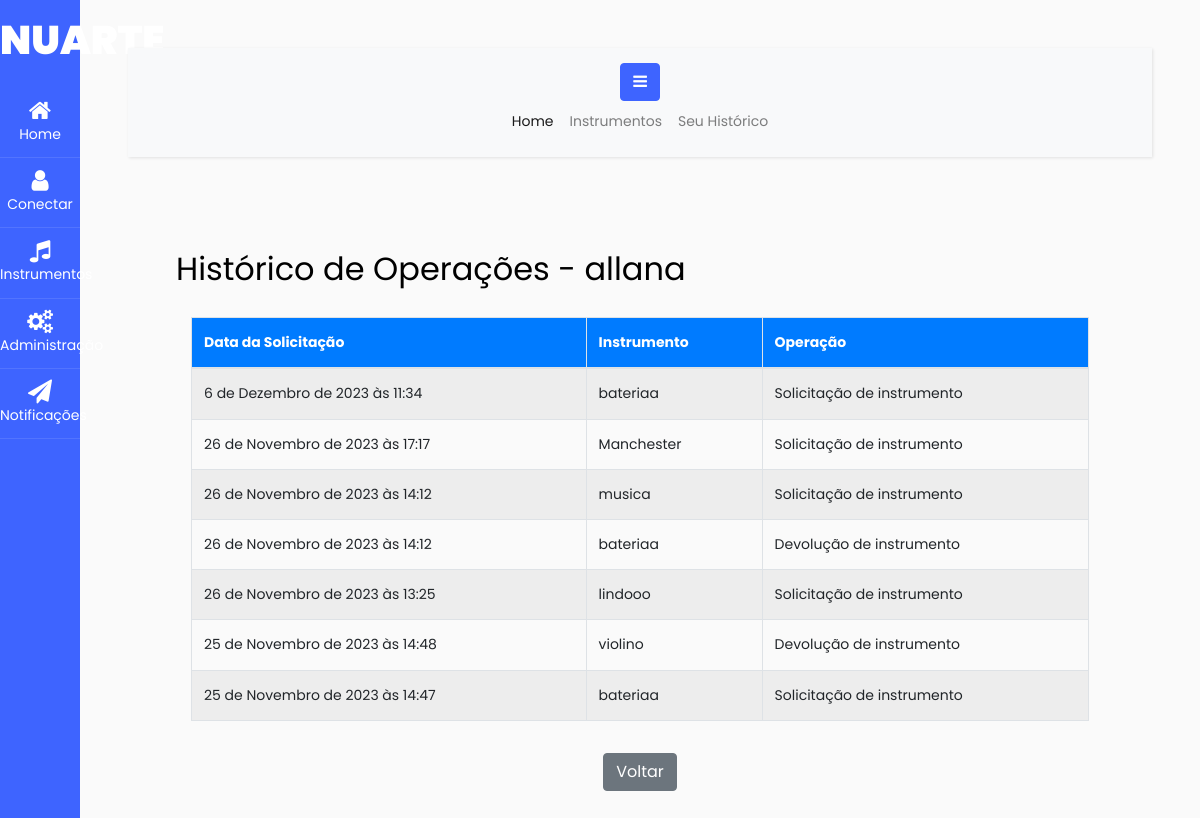
Before: /historico/usuario/ (signed in) with the older database file.
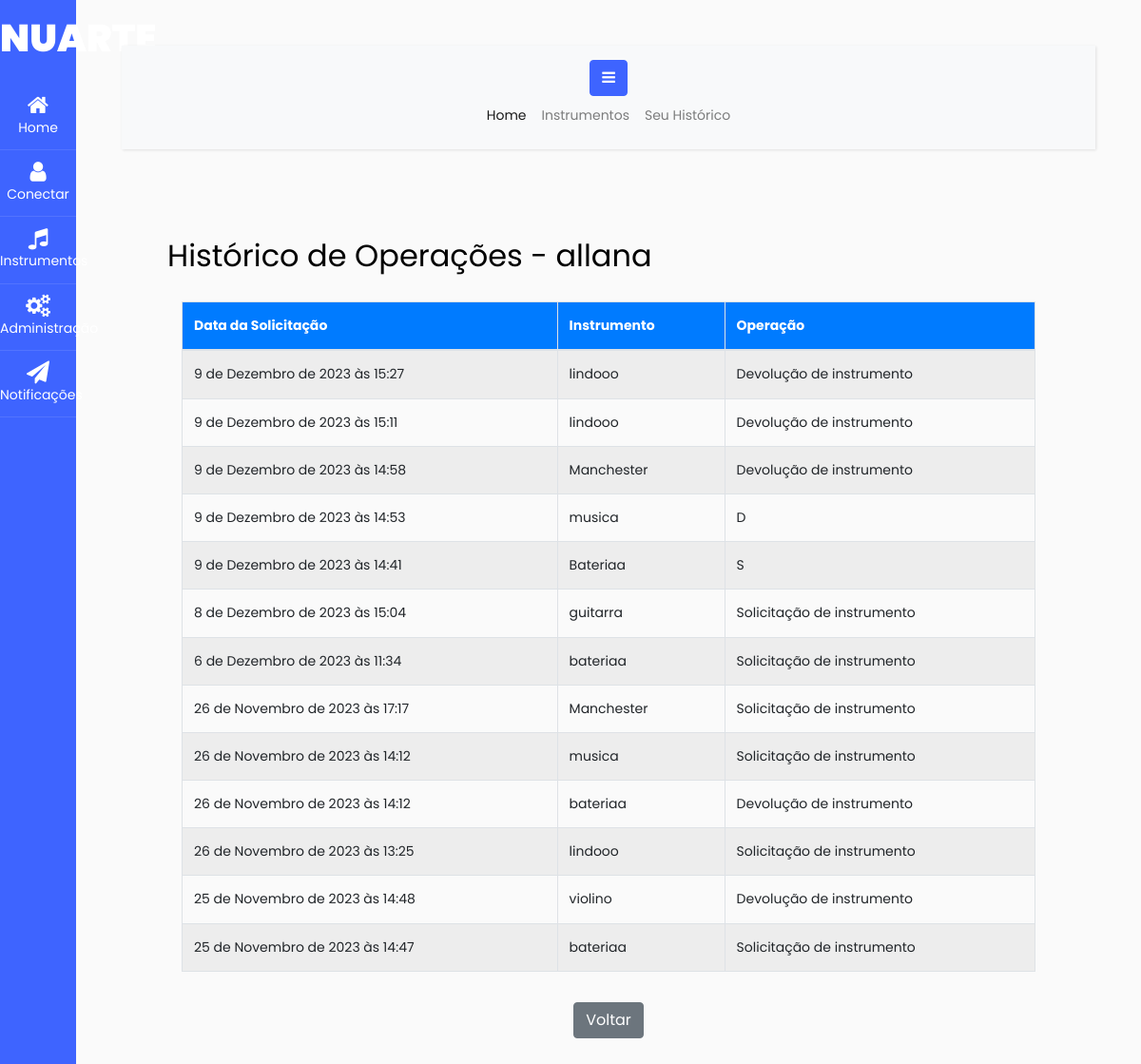
After: the same page with the newer database file.
### nuarte/models.py (models this page shows, shortened)
class Historico(models.Model):
    OPERACAO_CHOICES = [
        ('S', 'Solicitação de instrumento'),
        ('D', 'Devolução de instrumento'),
    ]
    usuario = models.ForeignKey(User, on_delete=models.CASCADE)
    instrumento = models.ForeignKey('Instrumento', on_delete=models.CASCADE)
    operacao = models.CharField(max_length=1, choices=OPERACAO_CHOICES)
    data_operacao = models.DateTimeField(auto_now_add=True)
    devolucao = models.DateTimeField(null=True, blank=True)
    notificacao = models.ForeignKey(Notificacao, on_delete=models.SET_NULL, null=True, blank=True)
    aprovado = models.BooleanField(default=False)

class Instrumento(models.Model):
    nome = models.CharField(max_length=100)
    descricao = models.TextField()
    disponivel = models.BooleanField(default=True)
    imagem = models.ImageField(upload_to='instrumentos/', null=True, blank=True)

### nuarte/views.py (the view)
# urls.py: path('historico/usuario/', listar_historico_usuario, name='listar_historico_usuario'),
@login_required
def listar_historico_usuario(request):
    historico_usuario = Historico.objects.filter(usuario=request.user).order_by('-data_operacao')
    context = {'historico_usuario': historico_usuario}
    return render(request, 'nuarte/listar_historico_usuario.html', context)

### nuarte/templates/nuarte/listar_historico_usuario.html (shortened to what this page needs)
{% extends 'base.html' %}
{% block content %}
  <h2 class="mb-4">Histórico de Operações - {{ request.user.username }}</h2>
    <div class="container-fluid">
      <div class="table-responsive">
        <table class="table table-striped">
          <thead>
            <tr>
              <th>Data da Solicitação</th>
              <th>Instrumento</th>
              <th>Operação</th>
            </tr>
          </thead>
          <tbody>
            {% for operacao in historico_usuario %}
              <tr>
                <td>{{ operacao.data_operacao }}</td>
                <td>{{ operacao.instrumento.nome }}</td>
                <td>{{ operacao.operacao }}</td>
              </tr>
            {% endfor %}
          </tbody>
        </table>
      </div>
      <a href="{% url 'nuarte:index' %}" class="btn btn-secondary mt-3">Voltar</a>
    </div>
  {% endblock %}

Changed rows visible on the page:
added Historico: data_operacao "9 de Dezembro de 2023 às 15:27", instrumento.nome "lindooo", operacao "Devolução de instrumento"
added Historico: data_operacao "9 de Dezembro de 2023 às 15:11", instrumento.nome "lindooo", operacao "Devolução de instrumento"
added Historico: data_operacao "9 de Dezembro de 2023 às 14:58", instrumento.nome "Manchester", operacao "Devolução de instrumento"
added Historico: data_operacao "9 de Dezembro de 2023 às 14:53", instrumento.nome "musica", operacao "D"
added Historico: data_operacao "9 de Dezembro de 2023 às 14:41", instrumento.nome "Bateriaa", operacao "S"
added Historico: data_operacao "8 de Dezembro de 2023 às 15:04", instrumento.nome "guitarra", operacao "Solicitação de instrumento"
